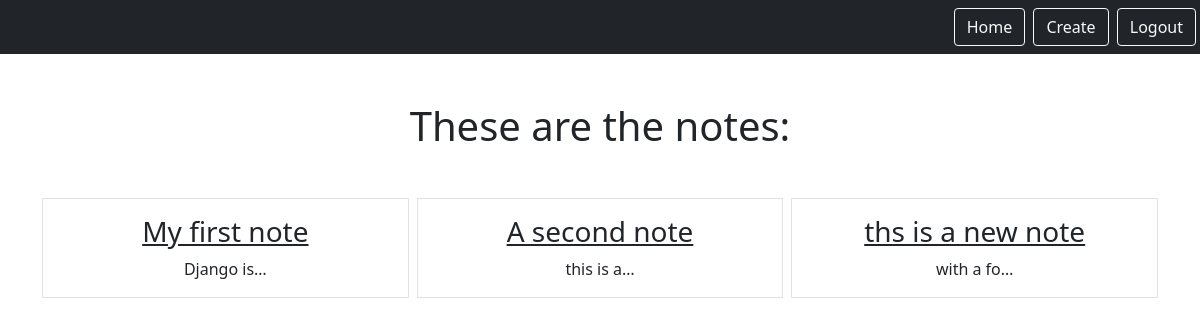
Page /smart/notes (signed in) on the earlier database version.
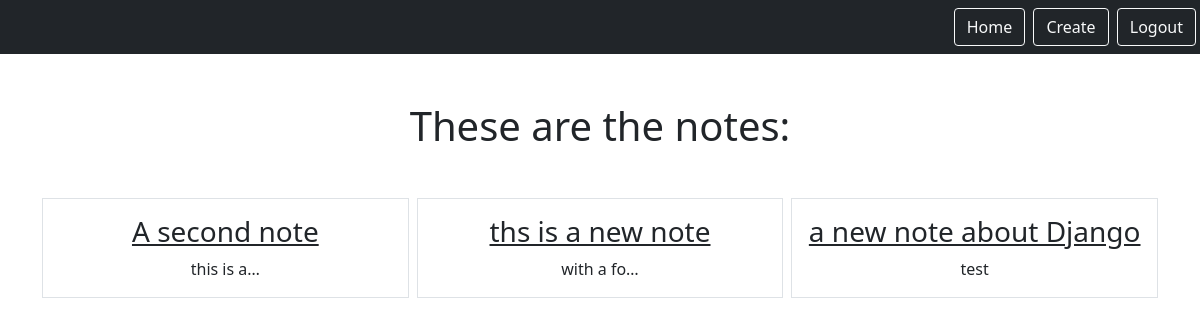
Same page on the later database version.
### notes/models.py (models this page shows)
class Notes(models.Model):
    title = models.CharField(max_length=200)
    text = models.TextField()
    created = models.DateTimeField(auto_now_add=True)
    user = models.ForeignKey(User, on_delete=models.CASCADE, related_name ="notes")

### notes/views.py (the view)
# urls.py: path('notes', views.NotesListView.as_view(), name="notes.list"),
class NotesListView(LoginRequiredMixin,ListView):
    model = Notes
    context_object_name = "notes"
    template_name = "notes/notes_list.html"
    login_url = "/admin"
    def get_queryset(self):
        return self.request.user.notes.all()

### notes/templates/notes/notes_list.html
{% extends "base.html" %}
{% block content %}
{%load static%}
    <h1 class="my-5">These are the notes:</h1>
        <div class="row row-cols3 g-2">
            {%for note in notes%}
            <div class="col">
                <div class="p-3 border">
                   <a href="{% url 'notes.detail' pk=note.id %}" class="text-dark text-decoration-non">
                    <h3>{{note.title}}</h3></a>
                    {{note.text |truncatechars:10}}
                </div>
            </div>
            {%endfor%}
        </div>
{% endblock %}

Differences in the rows shown:
removed Notes: title "My first note", text "Django is…"
added Notes: title "a new note about Django", text "test"
